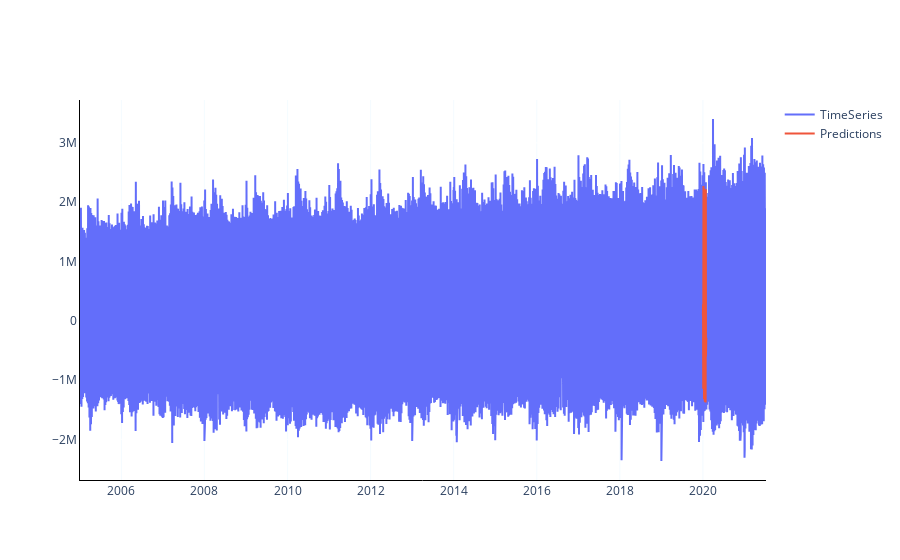

This figure's notebook cell:
### Code cell
fig = go.Figure()
fig.add_trace(go.Scatter(x=first_diff.index, y=first_diff,
                    mode='lines',
                    name='TimeSeries'))
fig.add_trace(go.Scatter(x=predictions.index, y=predictions,
                    mode='lines',
                    name='Predictions'))

fig.update_layout(paper_bgcolor='rgba(255,255,255)', plot_bgcolor='rgba(0,0,0,0)')
fig.update_xaxes(showline=True, linewidth=1, linecolor='black')
fig.update_yaxes(showline=True, linewidth=1, linecolor='black')
fig.update_xaxes(showgrid=True, gridwidth=0.1, gridcolor='lightskyblue')
#fig.update_yaxes(showgrid=True, gridwidth=0.1, gridcolor='lightskyblue')

fig.show()

### Figure 1 — Plotly figure (JSON) as saved in the notebook; plotly's stock layout.template omitted (floating-point values rounded to 4 significant figures; data arrays with more than 128 entries replaced by an {"elided": "..."} marker saying what was removed)
{"data": [{"mode": "lines", "name": "TimeSeries", "type": "scatter", "x": {"elided": "6033 str values"}, "y": {"elided": "6033 float values"}}, {"mode": "lines", "name": "Predictions", "type": "scatter", "x": ["2020-01-01T00:00:00", "2020-01-02T00:00:00", "2020-01-03T00:00:00", "2020-01-04T00:00:00", "2020-01-05T00:00:00", "2020-01-06T00:00:00", "2020-01-07T00:00:00", "2020-01-08T00:00:00", "2020-01-09T00:00:00", "2020-01-10T00:00:00", "2020-01-11T00:00:00", "2020-01-12T00:00:00", "2020-01-13T00:00:00", "2020-01-14T00:00:00", "2020-01-15T00:00:00", "2020-01-16T00:00:00", "2020-01-17T00:00:00", "2020-01-18T00:00:00", "2020-01-19T00:00:00", "2020-01-20T00:00:00", "2020-01-21T00:00:00", "2020-01-22T00:00:00", "2020-01-23T00:00:00", "2020-01-24T00:00:00", "2020-01-25T00:00:00", "2020-01-26T00:00:00", "2020-01-27T00:00:00", "2020-01-28T00:00:00", "2020-01-29T00:00:00", "2020-01-30T00:00:00", "2020-01-31T00:00:00"], "y": [87550.0, 276800.0, -182600.0, -1149000.0, -515000.0, 2273000.0, -649500.0, 352300.0, -90790.0, -262800.0, -1324000.0, -252200.0, 2230000.0, -613000.0, 416700.0, -180100.0, -282200.0, -1367000.0, -188400.0, 2219000.0, -604200.0, 432400.0, -201800.0, -287000.0, -1378000.0, -172900.0, 2217000.0, -602000.0, 436200.0, -207100.0, -288100.0]}], "layout": {"paper_bgcolor": "rgba(255,255,255)", "plot_bgcolor": "rgba(0,0,0,0)", "xaxis": {"gridcolor": "lightskyblue", "gridwidth": 0.1, "linecolor": "black", "linewidth": 1, "showgrid": true, "showline": true}, "yaxis": {"linecolor": "black", "linewidth": 1, "showline": true}}}
